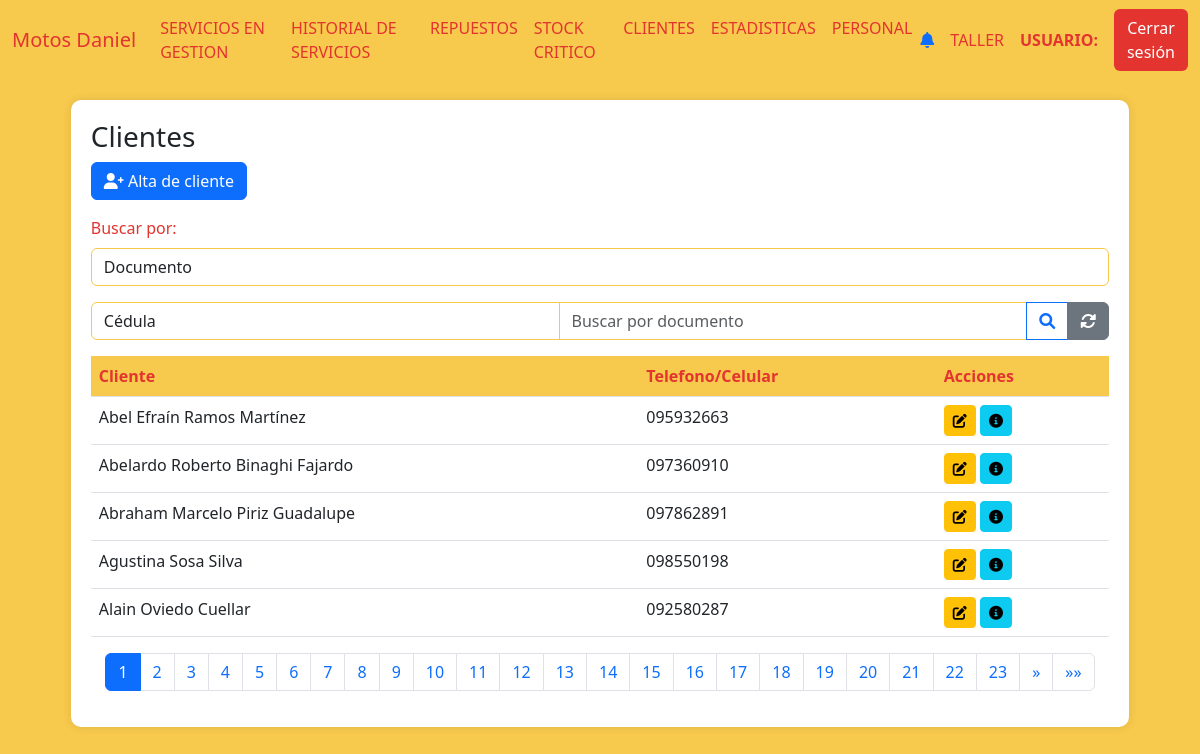
Screenshot of /clientes_taller with the database file from the repository.
### AppUM/models.py (models this page shows)
class Cliente(models.Model):
    documento = models.CharField(max_length=20, unique=True)
    nombre = models.CharField(max_length=20)
    apellido  = models.CharField(max_length=20)
    fecha_nacimiento = models.DateField(null=True,blank=True)
    domicilio = models.CharField(max_length=500,blank=True)

### AppUM/views.py (the view)
# urls.py: path('clientes_taller', views.clientes_taller,name="ClientesTaller"),
def clientes_taller(req):
    clientes = Cliente.objects.filter(
        cliente_telefono__principal=True
    ).values('id','nombre', 'apellido', 'cliente_telefono__telefono').order_by('nombre')
    page_obj = funcion_paginas_varias(req,clientes)
    return render(req,"perfil_taller/clientes/clientes.html",{'page_obj': page_obj,"clientes":clientes})

### AppUM/context_processors.py (called while the page is built)
def cantidad_solicitudes_no_leidas(req):
    if req.user.is_authenticated:
        usuario = req.user
        usuario_actual = Personal.objects.filter(usuario=usuario.username).first()
        notificaciones = NotificacionPersonal.objects.filter(personal=usuario_actual,leido=0).count()
    else:
        notificaciones = 0
    return {'notificaciones': notificaciones}

### AppUM/functions.py (called while the page is built)
def funcion_paginas_varias(req,instancia_model):
    paginator = Paginator(instancia_model, 5)  # 5 motos por página
    page_number = req.GET.get('page')  # Obtiene el número de página desde la URL
    page_obj = paginator.get_page(page_number)
    return page_obj

### AppUM/templates/perfil_taller/clientes/clientes.html (shortened to what this page needs)
{% extends "perfil_taller/padre_perfil_taller.html" %}
{% load static %}
{% block contenidoQueCambia %}
<link href="https://cdnjs.cloudflare.com/ajax/libs/font-awesome/6.0.0/css/all.min.css" rel="stylesheet">
<link href="https://cdn.jsdelivr.net/npm/bootstrap-icons@1.10.0/font/bootstrap-icons.css" rel="stylesheet">
<div class="table-container" id="inventarios">
    <h3>Clientes</h3>
    <a href="{% url 'AltaClienteTaller' %}" class="btn btn-primary mb-3">
        <i class="fas fa-user-plus"></i> Alta de cliente
    </a>
    <div class="mb-3">
        <label for="estado" class="form-label">Buscar por:</label>
        <select class="form-control" name="tipo_busqueda" id="tipo_busqueda" onchange="tipo_busqueda()">
            <option value="documento">Documento</option>
        </select>
    </div>
    <form action="{% url 'BusquedaDocumentoTaller' %}" enctype="multipart/form-data" method="get" id="busqueda_documento">{% csrf_token %}
        <div class="input-group mb-3">
            <select class="form-control" name="tipo_doc_busq" id="tipo_doc">
                <option value="CI">Cédula</option>
            </select>
            <input type="number" name="documento" class="form-control" placeholder="Buscar por documento">
            <button class="btn btn-outline-primary" type="submit">
                <i class="fas fa-search"></i>
            </button>
            <a href="{% url 'ClientesTaller' %}" class="btn btn-secondary">
                <i class="fas fa-sync-alt"></i>
            </a>
        </div>
    </form>
    <table class="table">
        <thead>
            <tr>
                <th>Cliente</th>
                <th>Telefono/Celular</th>
                <th>Acciones</th>
            </tr>
        </thead>
        <tbody>
            {% if page_obj %}
                {% for cliente in page_obj %}
                <tr>
                    <td>{{ cliente.nombre }} {{ cliente.apellido }}</td>
                    <td>{{ cliente.cliente_telefono__telefono }}</td>
                    <td>
                        <a href="{% url 'ModificacionClienteTaller' cliente.id %}"><button class="btn btn-sm btn-warning"><i class="fas fa-edit"></i></button></a>
                        <a href="{% url 'DetallesClienteTaller' cliente.id %}"><button class="btn btn-sm btn-info"><i class="fas fa-info-circle"></i></button></a>
                    </td>
                </tr>
                {% endfor %}
            {% else %}
                <tr>
                    <td colspan="9" class="text-center text-muted">
                        No hay registros de clientes.
                    </td>
                </tr>
            {% endif %}
        </tbody>
    </table>
    <nav aria-label="Page navigation">
        <ul class="pagination justify-content-center">
            {% for num in page_obj.paginator.page_range %}
            <li class="page-item {% if page_obj.number == num %}active{% endif %}">
                <a class="page-link" href="?page={{ num }}">{{ num }}</a>
            </li>
            {% endfor %}
            {% if page_obj.has_next %}
            <li class="page-item">
                <a class="page-link" href="?page={{ page_obj.next_page_number }}" aria-label="Siguiente">
                    <span aria-hidden="true">&raquo;</span>
                </a>
            </li>
            <li class="page-item">
                <a class="page-link" href="?page={{ page_obj.paginator.num_pages }}" aria-label="Última">
                    <span aria-hidden="true">&raquo;&raquo;</span>
                </a>
            </li>
            {% endif %}
        </ul>
    </nav>
</div>
{% endblock %}

### AppUM/static/css/styles.css (style rules this page uses)
body { background-color: #f7ca4d; }
.form-label { color: #e3342f; }
.form-control { border-color: #f7ca4d; }
.table-container { background-color: #fff; border-radius: 10px; padding: 20px; box-shadow: 0px 0px 10px rgba(0, 0, 0, 0.1); margin: 20px auto; max-width: 90%; }
.table th { background-color: #f7ca4d; color: #e3342f; }

### rows the page displays
Cliente: nombre "Abel Efraín", apellido "Ramos Martínez", cliente_telefono__telefono "095932663"
Cliente: nombre "Abelardo Roberto", apellido "Binaghi Fajardo", cliente_telefono__telefono "097360910"
Cliente: nombre "Abraham Marcelo", apellido "Piriz Guadalupe", cliente_telefono__telefono "097862891"
Cliente: nombre "Agustina", apellido "Sosa Silva", cliente_telefono__telefono "098550198"
Cliente: nombre "Alain", apellido "Oviedo Cuellar", cliente_telefono__telefono "092580287"

### other values shown
{{ num }} "1" "2" "3" "4" "5" "6" "7" "8" "9" "10" "11" "12" "13" "14" "15" "16" "17" "18" "19" "20" "21" "22" "23"
